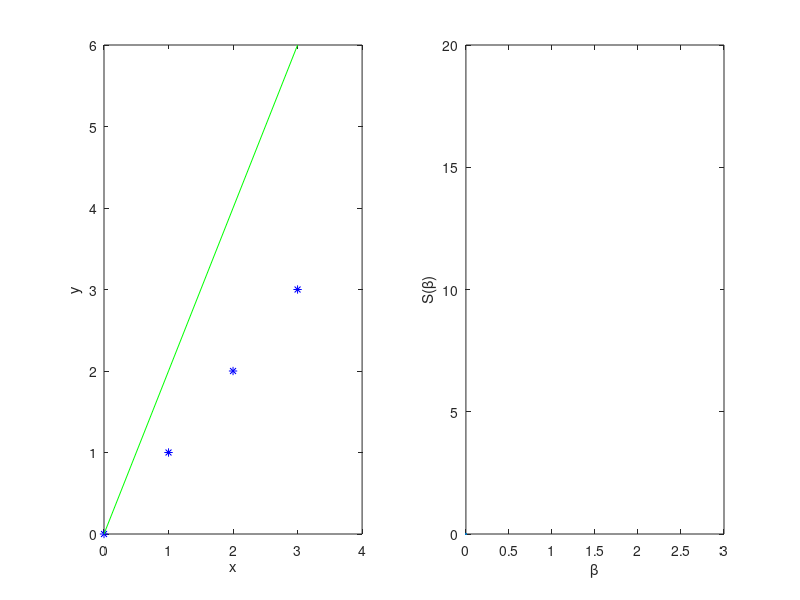

Recreate this plot in MATLAB. (Note: this script raises an error after producing the figure.)
function simpleReg

x = [0 1 2 3]';
y = x;
testSlopes = 2:-0.25:0;

clf;
hold on;
subplot(1,2,1), plot(x,y,'b*'), axis([0 4 0 6]);
xlabel('x')
ylabel('y')
hold on;
subplot(1,2,2), plot(0,0), axis([0 3 0 20]);
xlabel('\beta')
ylabel('S(\beta)')

for b = testSlopes
    hold on;
    subplot(1,2,1), plot(x,x*b,'g-');
    auxS = S(x,y,b);
    hold on;
    subplot(1,2,2), plot(b,auxS,'r*');
    disp([b auxS]);
    input('Press a key ...');
end



end
